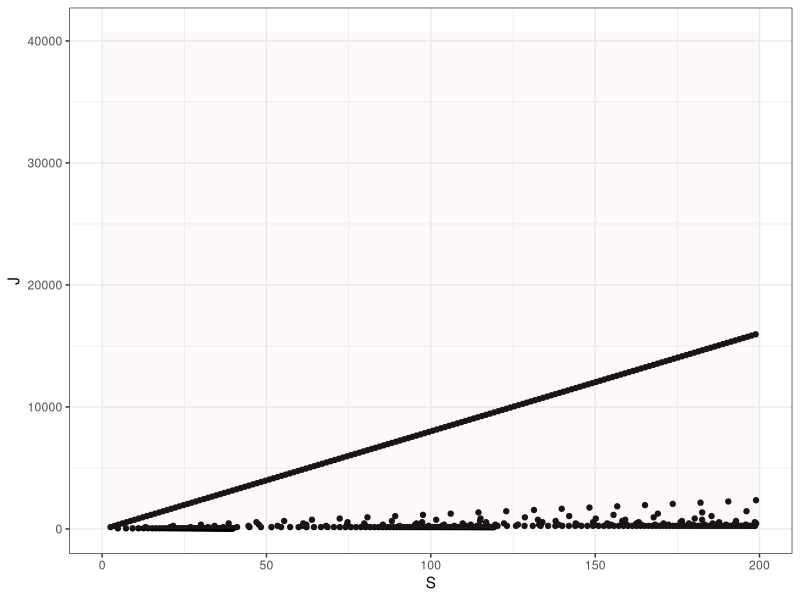
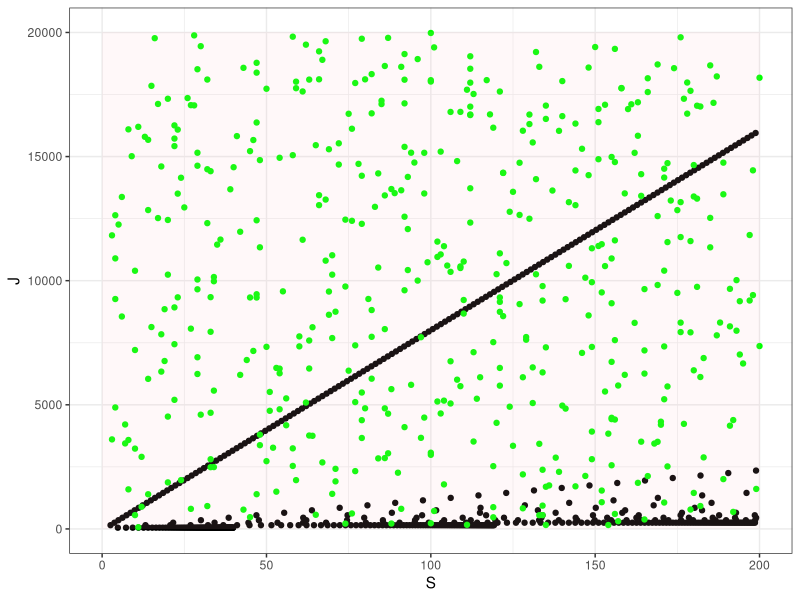

These figures' R source, in order:
library(dplyr)
library(ggplot2)
theme_set(theme_bw())

easy_pars <- read.csv(here::here("easy_pars.csv"))

easy_pars <- filter(easy_pars, S < 200, S > 2)



ggplot(easy_pars, aes(S, J)) + 
  geom_point() +
  geom_ribbon(aes(x = seq(0, 200, length.out = 517), ymin = 0, ymax = 40700), inherit.aes = F, alpha = .1, fill = "pink")

# Yeah see this is weird.

#p_table <- readRDS(here::here("ptables", "masterp_tall.Rds"))

# One option would be to sample literally at random in this space...

set.seed(1988)

random_richness = sample.int(200, size = 500, replace = TRUE)

random_abundance = sample.int(20000, size = 500, replace = TRUE)

new_pars <- data.frame(
  richness = random_richness,
  abundance = random_abundance
)

new_pars <- new_pars %>%
  filter(richness + 1 < abundance,
         richness > 2 ) %>%
  distinct()


ggplot(easy_pars, aes(S, J)) + 
  geom_point() +
  geom_point(data = new_pars, aes(richness, abundance), color = "green") +
  geom_ribbon(aes(x = seq(0, 200, length.out = 517), ymin = 0, ymax = 20001), inherit.aes = F, alpha = .1, fill = "pink")

write.csv(new_pars, "dense_pars.csv", row.names = F)

